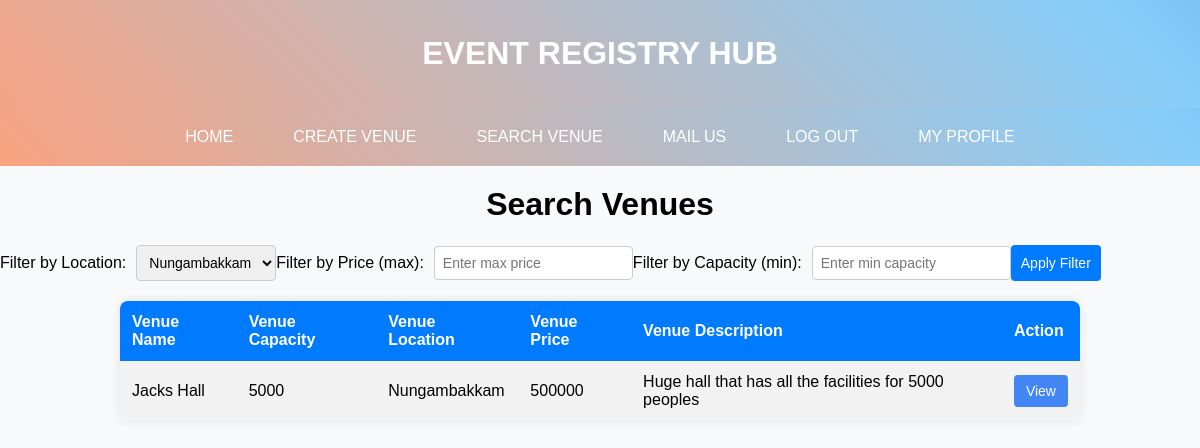
/search.php?location=Nungambakkam (signed in), run on the app's committed database.
### tables this page shows
CREATE TABLE `venues` (
  `venue_id` int(11) NOT NULL,
  `venue_name` varchar(255) NOT NULL,
  `venue_capacity` int(11) NOT NULL,
  `venue_location` varchar(255) NOT NULL,
  `venue_price` float NOT NULL,
  `venue_description` text DEFAULT NULL,
  `user_id` int(11) DEFAULT NULL
);

### search.php (the view, shortened to what this page needs)
<?php
include_once('includes/dbconnection.php');
$query = "SELECT DISTINCT venue_location FROM venues";
$result = $conn->query($query);
if ($result->num_rows > 0) {
    $locations = $result->fetch_all(MYSQLI_ASSOC);
} else {
    $locations = [];
}
if (isset($_GET['location']) && !empty($_GET['location'])) {
    $selectedLocation = $_GET['location'];
    $locationFilter = " AND venue_location = '$selectedLocation'";
} else {
    $selectedLocation = '';
    $locationFilter = '';
}
if (isset($_GET['price']) && is_numeric($_GET['price'])) {
    $selectedPrice = floatval($_GET['price']);
    $priceFilter = " AND venue_price <= $selectedPrice";
} else {
    $selectedPrice = '';
    $priceFilter = '';
}
if (isset($_GET['capacity']) && is_numeric($_GET['capacity'])) {
    $selectedCapacity = intval($_GET['capacity']);
    $capacityFilter = " AND venue_capacity >= $selectedCapacity";
} else {
    $selectedCapacity = '';
    $capacityFilter = '';
}
$filterQuery = "SELECT * FROM venues WHERE 1 $locationFilter $priceFilter $capacityFilter";
$filterResult = $conn->query($filterQuery);
if ($filterResult->num_rows > 0) {
    $venues = $filterResult->fetch_all(MYSQLI_ASSOC);
} else {
    $venues = [];
}
?>
<!DOCTYPE html>
<html lang="en">
<head>
</head>
<body>
    <?php
    include_once('includes/header.php');
    echo("<h1>Search Venues</h1>");
    echo '<form method="get" class="filter-dropdown">';
    echo '<label for="location">Filter by Location:</label>';
    echo '<select id="location" name="location">';
    foreach ($locations as $location) {
        $selected = ($selectedLocation === $location['venue_location']) ? 'selected' : '';
        echo '<option value="' . $location['venue_location'] . '" ' . $selected . '>' . $location['venue_location'] . '</option>';
    }
    echo '</select>';
    echo '<label for="price">Filter by Price (max):</label>';
    echo '<input type="number" id="price" name="price" value="' . $selectedPrice . '" placeholder="Enter max price">';
    echo '<label for="capacity">Filter by Capacity (min):</label>';
    echo '<input type="number" id="capacity" name="capacity" value="' . $selectedCapacity . '" placeholder="Enter min capacity">';
    echo '<button type="submit">Apply Filter</button>';
    echo '</form>';
    if (!empty($venues)) {
        echo '<table>';
        echo '<tr><th>Venue Name</th><th>Venue Capacity</th><th>Venue Location</th><th>Venue Price</th><th>Venue Description</th><th>Action</th></tr>';
        foreach ($venues as $venue) {
            echo '<tr>';
            echo '<td>' . $venue['venue_name'] . '</td>';
            echo '<td>' . $venue['venue_capacity'] . '</td>';
            echo '<td>' . $venue['venue_location'] . '</td>';
            echo '<td>' . $venue['venue_price'] . '</td>';
            echo '<td>' . $venue['venue_description'] . '</td>';
            echo '<td><a href="venue.php?venue_id=' . $venue['venue_id'] . '"><button class="view-button">View</button></a></td>';
            echo '</tr>';
        }
        echo '</table>';
    } else {
        echo '<p>No venues found for the selected filters.</p>';
    }
    ?>
</body>
</html>

### search.php (style rules this page uses)
body { font-family: 'Arial', sans-serif; margin: 0; padding: 0; background-color: #e6f7ff; }
h1 { text-align: center; margin-top: 20px; }
table { width: 80%; margin: 20px auto; border-collapse: collapse; background-color: #fff; box-shadow: 0 0 10px rgba(0, 0, 0, 0.1); border-radius: 8px; overflow: hidden; }
th, td { padding: 12px; text-align: left; }
th { background-color: #007bff; color: #fff; }
tr:nth-child(even) { background-color: #f2f2f2; }
.view-button { padding: 8px 12px; background-color: #4285f4; color: #fff; border: none; border-radius: 4px; cursor: pointer; font-size: 14px; transition: background-color 0.3s ease; }
.filter-dropdown { display: flex; align-items: center; margin-bottom: 20px; }
.filter-dropdown label { margin-right: 10px; }
.filter-dropdown select, .filter-dropdown input { padding: 8px; border: 1px solid #ccc; border-radius: 4px; font-size: 14px; }
.filter-dropdown button { padding: 10px; background-color: #007bff; color: #fff; border: none; border-radius: 4px; cursor: pointer; font-size: 14px; transition: background-color 0.3s ease; }

### includes/header.php (style rules this page uses)
body { font-family: 'Arial', sans-serif; margin: 0; padding: 0; background-color: #f8f9fa; }

### data on the page
venues: venue_name "Jacks Hall", venue_capacity "5000", venue_location "Nungambakkam", venue_price "500000", venue_description "Huge hall that has all the facilities for 5000 peoples"

### other printed values
form field location "Nungambakkam"
